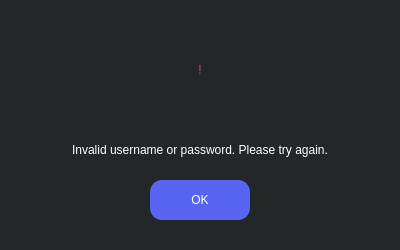
<?xml version="1.0" encoding="UTF-8"?>
<ui version="4.0">
 <class>ErrorDialog</class>
 <widget class="QDialog" name="ErrorDialog">
  <property name="geometry">
   <rect>
    <x>0</x>
    <y>0</y>
    <width>400</width>
    <height>250</height>
   </rect>
  </property>
  <property name="windowTitle">
   <string>Error</string>
  </property>
  <property name="styleSheet">
   <string notr="true">background-color: #23272A;</string>
  </property>
  <widget class="QWidget" name="widget" native="true">
   <property name="geometry">
    <rect>
     <x>0</x>
     <y>0</y>
     <width>400</width>
     <height>250</height>
    </rect>
   </property>
   <widget class="QLabel" name="errorIconLabel">
    <property name="geometry">
     <rect>
      <x>150</x>
      <y>20</y>
      <width>100</width>
      <height>100</height>
     </rect>
    </property>
    <property name="styleSheet">
     <string notr="true">font: 72 48pt "Segoe UI"; color: #ED4245;</string>
    </property>
    <property name="text">
     <string>!</string>
    </property>
    <property name="alignment">
     <set>Qt::AlignCenter</set>
    </property>
   </widget>
   <widget class="QLabel" name="errorMessageLabel">
    <property name="geometry">
     <rect>
      <x>20</x>
      <y>130</y>
      <width>360</width>
      <height>40</height>
     </rect>
    </property>
    <property name="styleSheet">
     <string notr="true">font: 700 12pt "Segoe UI"; color: white;</string>
    </property>
    <property name="text">
     <string>Invalid username or password. Please try again.</string>
    </property>
    <property name="alignment">
     <set>Qt::AlignCenter</set>
    </property>
   </widget>
   <widget class="QPushButton" name="okButton">
    <property name="geometry">
     <rect>
      <x>150</x>
      <y>180</y>
      <width>100</width>
      <height>40</height>
     </rect>
    </property>
    <property name="styleSheet">
     <string notr="true">
      QPushButton {
        font: 700 12pt "Segoe UI";
        color: white;
        background-color: #5865F2;
        border-radius: 12px;
      }
      QPushButton:hover {
        background-color: #4752C4;
      }
     </string>
    </property>
    <property name="text">
     <string>OK</string>
    </property>
   </widget>
  </widget>
 </widget>
 <resources/>
 <connections/>
</ui>
